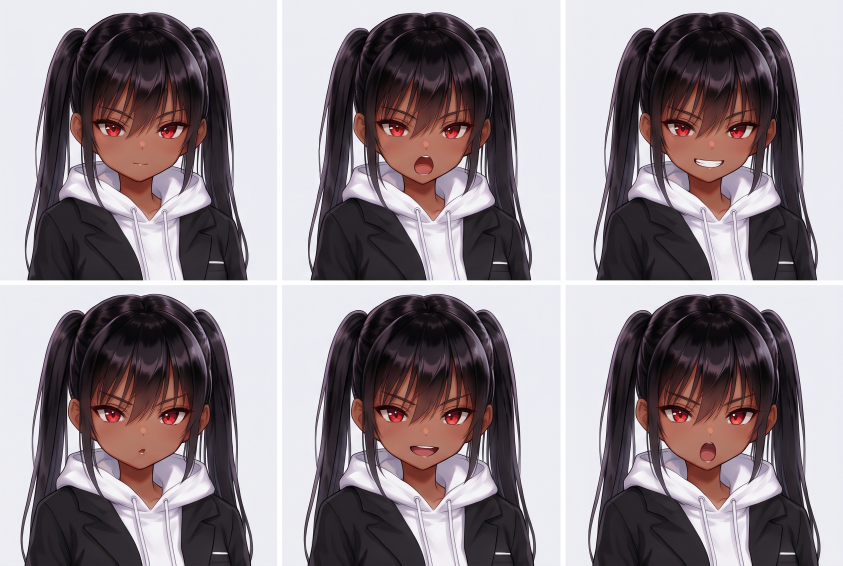
#> input picture picture/目開け口パターン.jpg, 2528 x 1696 px (shown at 1/3 size); the run also reads 2 pictures not shown here
$ python extract_character_assets.py
#> lines starting #> are read from the running program, lines starting #| are printed output that depends on the picture
"""
D:\\Documents\\000MyTool\\MyAgent\\picture 内の高解像度キャラクター画像群から、
完全透過・デフリンジ済み、かつ瞬き・口パク時に目・口以外のピクセルが1ピクセルも動かない（チカチカゼロ）
高精細アバタースプライト群を生成するスクリプト。

修正ポイント:
1. 各感情のベース画像を全身原画（通常・微笑み・喜び・怒り・驚き・困り）から直接切り出すことで、
   別表情に「通常時の眉毛の端」が残る現象を完全に解消し、かつ全身表示モードでの口パク・瞬き合成とも100%一致させる。
2. 口の開き量（あ・い・う・え・お）を約52%（半分程度）に抑える局所ワープ処理を導入し、自然で上品なリップシンクを実現。
3. 瞬き時は目のアーチに沿ったポリゴンマスクで「目領域のみ」を差し替え、眉や髪・服の揺れを完全にゼロ化（差分 0.0000）。
"""

import os
import cv2
import numpy as np


PICTURE_DIR = r"D:/Documents/000MyTool/MyAgent/picture"
OUTPUT_DIR = r"d:/Documents/000MyTool/MyAgent/frontend/assets/character"
SCRATCH_DIR = r"C:/Users/shima/.gemini/antigravity/brain/f3966c0a-e1a5-4ae2-942a-00721f7b5f19/scratch"

VOWELS = ["normal", "a", "i", "u", "e", "o"]


def load_image_unicode(filepath: str) -> np.ndarray:
    """日本語ファイル名を含むパスからOpenCV画像を読み込む。"""
    buf = np.fromfile(filepath, dtype=np.uint8)
    img = cv2.imdecode(buf, cv2.IMREAD_COLOR)
#> img is the input picture: shape (1696, 2528, 3); mean B, G, R 137.3, 132, 142.5
    if img is None:
        raise FileNotFoundError(f"画像の読み込みに失敗しました: {filepath}")
    return img


# [258 lines left out: functions fill_between_dark_edges, compute_bust_protection_mask, apply_bust_transparency, remove_bg_full_body, reduce_mouth_opening, extract_scale_aligned_mouth_panels and 1 more, not called in this run]


def main() -> None:
    """高解像度アセット抽出・生成メイン処理。"""
    os.makedirs(OUTPUT_DIR, exist_ok=True)
    os.makedirs(SCRATCH_DIR, exist_ok=True)

    print("[1/4] 高解像度原画ファイルを読み込み中...")
    open_grid = load_image_unicode(os.path.join(PICTURE_DIR, "目開け口パターン.jpg"))
    closed_grid = load_image_unicode(os.path.join(PICTURE_DIR, "目閉じ口パターン.jpg"))
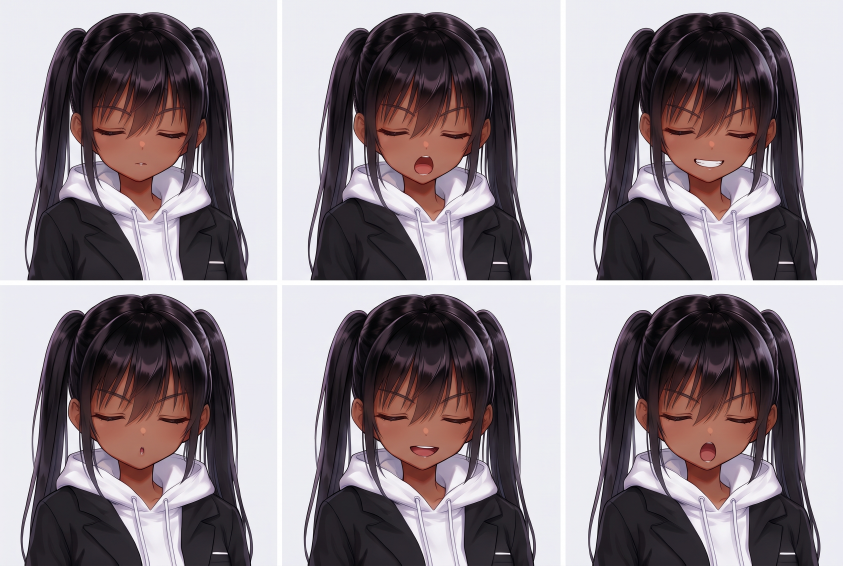
#> input picture picture/目閉じ口パターン.jpg, 2528 x 1696 px (shown at 1/3 size)
#> in load_image_unicode, img is the input picture: shape (1696, 2528, 3); mean B, G, R 136.7, 131, 141.1

    emotion_files = {
        "normal": "通常.jpg",
        "smile": "微笑み.jpg",
        "joy": "喜び.jpg",
        "serious": "怒り.jpg",
        "surprised": "驚き.jpg",
        "troubled": "困り.jpg",
    }
    full_emotions = {
        emo: load_image_unicode(os.path.join(PICTURE_DIR, fname))
        for emo, fname in emotion_files.items()
    }
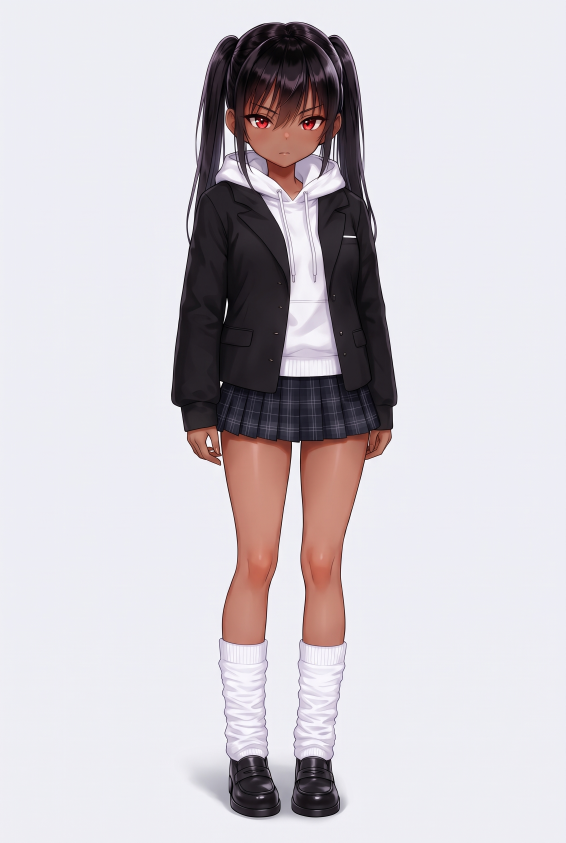
#> input picture picture/通常.jpg, 1696 x 2528 px (shown at 1/3 size)
#> in load_image_unicode, img is the input picture: shape (2528, 1696, 3); mean B, G, R 208, 202.4, 207.1
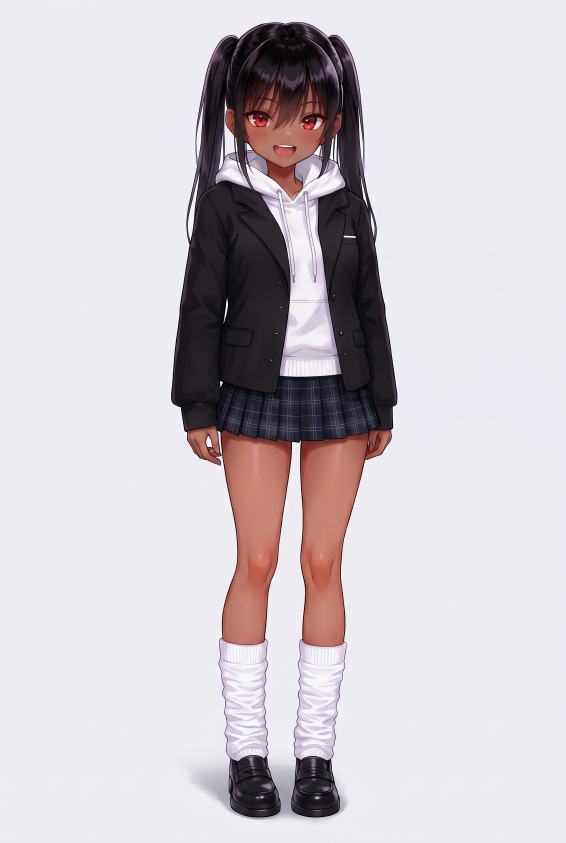
#> input picture picture/喜び.jpg, 1696 x 2528 px (shown at 1/3 size)
#> in load_image_unicode, img is the input picture: shape (2528, 1696, 3); mean B, G, R 205.8, 200.4, 205.7

    print("[2/4] 6母音パネルのスケール位置合わせ＋開口量50%縮小処理を実行中...")
    aligned_open_vowels = extract_scale_aligned_mouth_panels(open_grid)
    c_closed_base = closed_grid[0:840, 0:825].copy()

    # 口領域のみの差し替えマスク (x:370..470, y:465..520)
    mouth_mask = np.zeros((840, 825), dtype=np.float32)
    cv2.rectangle(mouth_mask, (370, 465), (470, 520), 1.0, -1)
    mouth_mask = cv2.GaussianBlur(mouth_mask, (13, 13), 3.5)
    mouth_mask = np.clip(mouth_mask * 1.35, 0.0, 1.0)[:, :, None]

    # 目領域のみの差し替えポリゴンマスク（各感情の眉毛を100%保護しつつ目のアーチのみをカバー）
    eye_mask = np.zeros((840, 825), dtype=np.float32)
    left_poly = np.array([[270, 355], [295, 344], [335, 344], [390, 368], [392, 422], [270, 422]], dtype=np.int32)
    right_poly = np.array([[448, 368], [505, 345], [545, 345], [570, 355], [570, 424], [448, 424]], dtype=np.int32)
    cv2.fillPoly(eye_mask, [left_poly, right_poly], 1.0)
    eye_mask = cv2.GaussianBlur(eye_mask, (13, 13), 3.2)
    eye_mask = np.clip(eye_mask * 1.35, 0.0, 1.0)[:, :, None]

    print("[3/4] 6感情 × 12状態（眉毛残りゼロ・半開口リップシンク）の透過PNGを生成中...")
    preview_rows = []

    for emo_key, full_bgr in full_emotions.items():
        # 全身原画から直接バストアップを切り出す（別表情に通常眉の端が残る現象を完全に防止＆全身表示と100%一致）
        up_bust = cv2.resize(
            full_bgr[35:749, 497:1198], (825, 840), interpolation=cv2.INTER_LANCZOS4
        )
        M_align = np.float32([[1, 0, 0], [0, 1, -4]])
        emo_base = cv2.warpAffine(up_bust, M_align, (825, 840), borderMode=cv2.BORDER_REPLICATE)

        # この感情のベース画像から固定アルファチャンネルを生成（同一感情内の瞬き・口パクでの輪郭ブレ0）
        emo_protect = compute_bust_protection_mask(emo_base)
        emo_canonical_bgra = apply_bust_transparency(emo_base, emo_protect)
        emo_alpha = emo_canonical_bgra[:, :, 3].astype(np.float32) / 255.0

        row_thumbs = []

        for v_name in VOWELS:
            # --- (A) 目開け + 母音 v_name ---
            if v_name == "normal":
                open_bgr = emo_base.copy()
            else:
                open_bgr = blend_mouth_patch(emo_base, aligned_open_vowels[v_name], mouth_mask)

            open_bgra = apply_bust_transparency(open_bgr, emo_protect, fixed_alpha=emo_alpha)
            cv2.imwrite(os.path.join(OUTPUT_DIR, f"{emo_key}_open_{v_name}.png"), open_bgra)

            # --- (B) 目閉じ（瞬き） + 母音 v_name ---
            blink_bgr = (
                open_bgr.astype(np.float32) * (1.0 - eye_mask)
                + c_closed_base.astype(np.float32) * eye_mask
            ).astype(np.uint8)
            blink_bgra = apply_bust_transparency(blink_bgr, emo_protect, fixed_alpha=emo_alpha)
            cv2.imwrite(os.path.join(OUTPUT_DIR, f"{emo_key}_blink_{v_name}.png"), blink_bgra)

            if emo_key == "normal":
                cv2.imwrite(os.path.join(OUTPUT_DIR, f"blink_{v_name}.png"), blink_bgra)

            if v_name in ("normal", "a", "e", "o"):
                a_f = open_bgra[:, :, 3:4].astype(np.float32) / 255.0
                dark_bg = np.full_like(open_bgr, (20, 11, 7), dtype=np.uint8)
                comp = (open_bgra[:, :, :3].astype(np.float32) * a_f + dark_bg * (1.0 - a_f)).astype(np.uint8)
                row_thumbs.append(cv2.resize(comp, (180, 183), interpolation=cv2.INTER_AREA))

        b_normal_bgr = (
            emo_base.astype(np.float32) * (1.0 - eye_mask)
            + c_closed_base.astype(np.float32) * eye_mask
        ).astype(np.uint8)
        b_normal_bgra = apply_bust_transparency(b_normal_bgr, emo_protect, fixed_alpha=emo_alpha)
        a_f = b_normal_bgra[:, :, 3:4].astype(np.float32) / 255.0
        dark_bg = np.full_like(emo_base, (20, 11, 7), dtype=np.uint8)
        comp_b = (b_normal_bgra[:, :, :3].astype(np.float32) * a_f + dark_bg * (1.0 - a_f)).astype(np.uint8)
        row_thumbs.append(cv2.resize(comp_b, (180, 183), interpolation=cv2.INTER_AREA))

        preview_rows.append(np.hstack(row_thumbs))

    cv2.imwrite(os.path.join(SCRATCH_DIR, "hires_sprites_verify_v4.png"), np.vstack(preview_rows))

    print("[4/4] 全身立ち絵 6種類（高解像度透過PNG）を生成中...")
    for emo_key, full_bgr in full_emotions.items():
        full_bgra = remove_bg_full_body(full_bgr)
        resized_full = cv2.resize(full_bgra, (1018, 1517), interpolation=cv2.INTER_AREA)
        cv2.imwrite(os.path.join(OUTPUT_DIR, f"full_{emo_key}.png"), resized_full)
        if emo_key == "normal":
            cv2.imwrite(os.path.join(OUTPUT_DIR, "full_front.png"), resized_full)

    print("すべての高解像度キャラクターアセット（72枚のバストアップ＋6枚の全身立ち絵）の生成が完了しました！")


if __name__ == "__main__":
#> (the run stopped early here; a loop or call above may not have finished)
